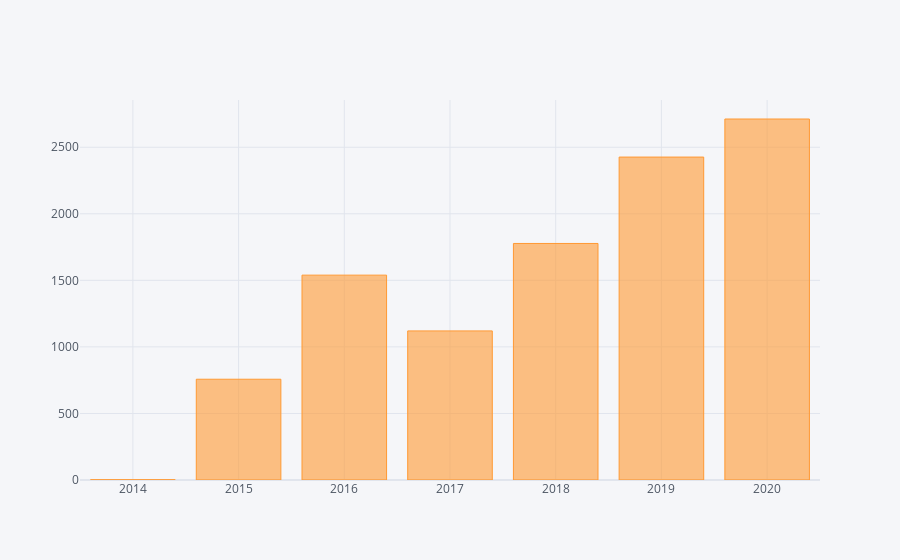

Notebook code for this chart:
### Code cell
year_data.iplot(kind='bar')

### Figure 1 — Plotly figure (JSON) as saved in the notebook; plotly's stock layout.template omitted (floating-point values rounded to 4 significant figures)
{"data": [{"marker": {"color": "rgba(255, 153, 51, 0.6)", "line": {"color": "rgba(255, 153, 51, 1.0)", "width": 1}}, "name": "date", "orientation": "v", "text": "", "type": "bar", "x": ["2014", "2015", "2016", "2017", "2018", "2019", "2020"], "y": [2, 757, 1539, 1120, 1777, 2426, 2712]}], "layout": {"legend": {"bgcolor": "#F5F6F9", "font": {"color": "#4D5663"}}, "paper_bgcolor": "#F5F6F9", "plot_bgcolor": "#F5F6F9", "title": {"font": {"color": "#4D5663"}}, "xaxis": {"gridcolor": "#E1E5ED", "showgrid": true, "tickfont": {"color": "#4D5663"}, "title": {"font": {"color": "#4D5663"}, "text": ""}, "zerolinecolor": "#E1E5ED"}, "yaxis": {"gridcolor": "#E1E5ED", "showgrid": true, "tickfont": {"color": "#4D5663"}, "title": {"font": {"color": "#4D5663"}, "text": ""}, "zerolinecolor": "#E1E5ED"}}}
